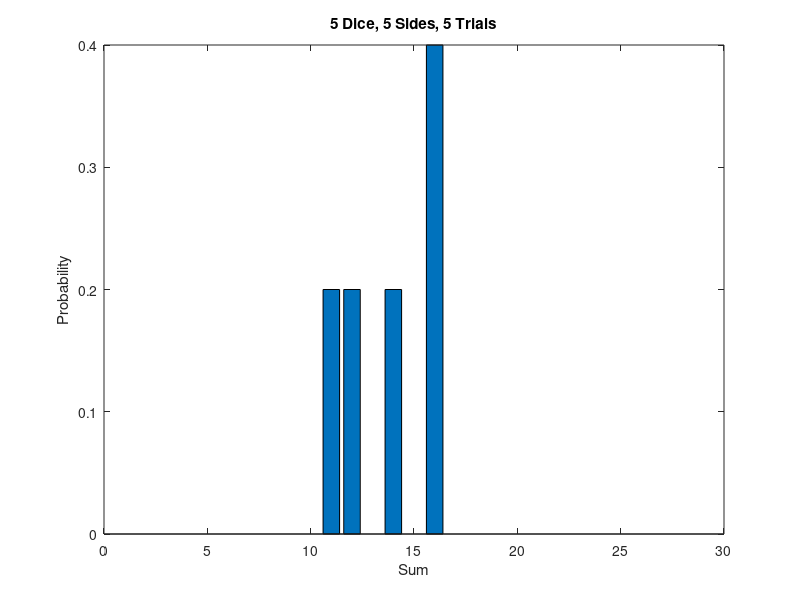

Write MATLAB code to recreate this figure.
% Homework Program 3
%
% Name: Mukherjee, Ishan
% Date: 10/6/2023

% Get inputs:
d = input("d: ");
s = input("s: ");
n = input("n: ");

% Create matrix rolls:
rolls = randi(s,n,d);

% Calculate dice_sums:
dice_sums = sum(rolls, 2);

% Calculate tally and sums:
[tally, sums] = hist(dice_sums, d:s*d);

% Find desired probabilities:
probs = tally ./ n;

% Plot bar graph of results:
% Open a new figure window
figure;
% Create a bar graph with sums in the x-axis and probs in the y-axis
bar(sums, probs);

% Create  nice title
title(sprintf("%i Dice, %i Sides, %i Trials", d, s, n));

% Label the axes
xlabel("Sum");
ylabel("Probability");

% Create a results matrix:
% Transpose sums and probs so that results is a n x 2 matrix
results = [sums', probs'];

% Answer to step 10: 
% results =
%  3.0000    0.0010
%  4.0000    0.0050
%  5.0000    0.0070
%  6.0000    0.0090
%  7.0000    0.0160
%  8.0000    0.0230
%  9.0000    0.0220
% 10.0000    0.0460
% 11.0000    0.0390
% 12.0000    0.0460
% 13.0000    0.0590
% 14.0000    0.0740
% 15.0000    0.0650
% 16.0000    0.0810
% 17.0000    0.0720
% 18.0000    0.0670
% 19.0000    0.0780
% 20.0000    0.0750
% 21.0000    0.0500
% 22.0000    0.0420
% 23.0000    0.0350
% 24.0000    0.0350
% 25.0000    0.0240
% 26.0000    0.0170
% 27.0000    0.0060
% 28.0000    0.0030
% 29.0000    0.0020
% 30.0000    0.0010 

% Answer to step 11:
% results =
%
%     4.0000    0.0008
%     5.0000    0.0031
%     6.0000    0.0076
%     7.0000    0.0156
%     8.0000    0.0271
%     9.0000    0.0431
%    10.0000    0.0616
%    11.0000    0.0803
%    12.0000    0.0965
%    13.0000    0.1084
%    14.0000    0.1123
%    15.0000    0.1084
%    16.0000    0.0965
%    17.0000    0.0799
%    18.0000    0.0614
%    19.0000    0.0433
%    20.0000    0.0270
%    21.0000    0.0155
%    22.0000    0.0078
%    23.0000    0.0031
%    24.0000    0.0008

% Answer to step 12: 
% As the number of trials increases, the shape of the histogram "smoothens"
% to more closely resemble the "bell curve" of the binomial distribution.
% 
% This happens because with a small number of trials, a few deviations from
% the expected distribution can look significant. For example, it is not
% unlikely for the 3 out of 10 trials to result in one of the two extreme 
% possible values of the sum, making the probability distribution generated 
% differ significantly from expected (imagine tall spikes at the two 
% extreme ends of what we would expect to be a smooth bell curve). 
% However, it much more unlikely for 30,000 of 100,000 trials to result in 
% extreme-valued sums. In general, with a large number of trials, we can 
% expect the distribution generated to more closely resemble the 
% mathematically accurate distribution.
